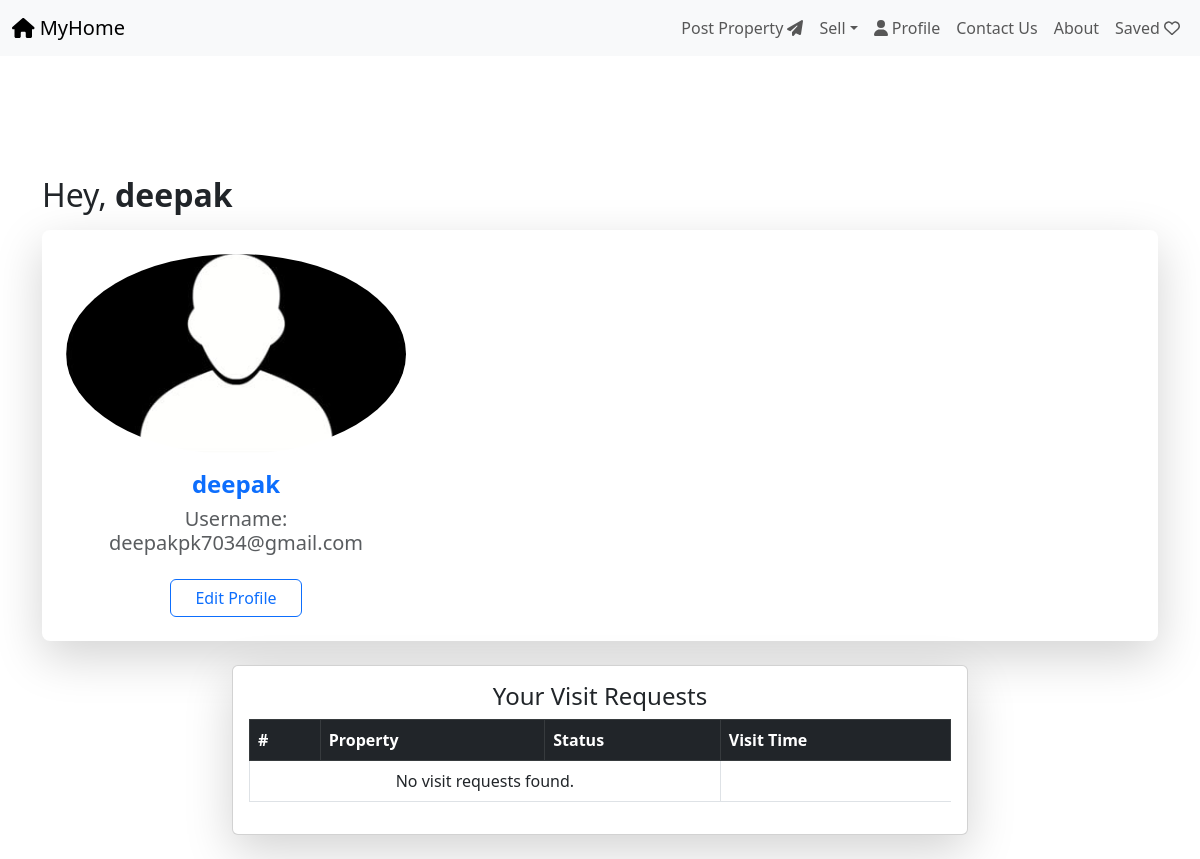
The app's page /profile (signed in), older data.
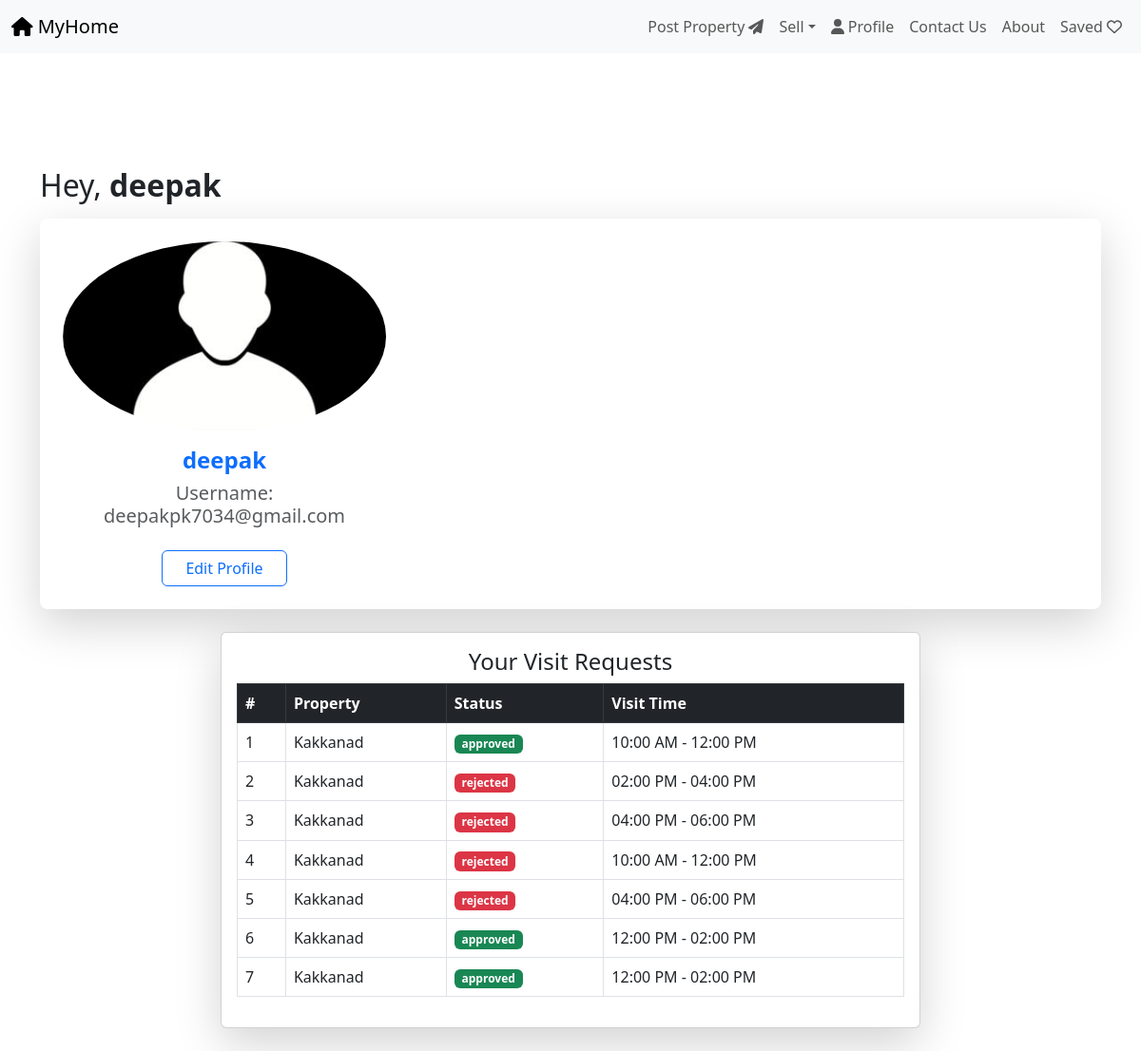
The same page, newer data.
### app/models.py (models this page shows, shortened)
class VisitRequest(models.Model):
    STATUS_CHOICES = [
        ('pending', 'Pending'),
        ('approved', 'Approved'),
        ('rejected', 'Rejected'),
    ]
    house = models.ForeignKey(House, on_delete=models.CASCADE, related_name="visit_requests")
    user = models.ForeignKey(User, on_delete=models.CASCADE, blank=True, null=True)
    user_name = models.CharField(max_length=255)
    phone_number = models.CharField(max_length=15)
    time_slot = models.CharField(max_length=50)
    requested_at = models.DateTimeField(auto_now_add=True)
    status = models.CharField(max_length=10, choices=STATUS_CHOICES, default='pending')

class House(models.Model):
    PROPERTY_TYPES = [
        ('apartment', 'Apartment'),
        ('flat', 'Flat'),
        ('house', 'House'),
        ('pg', 'PG'),
    ]
    BHK_CHOICES = [
        ('1RK', '1 RK'),
        ('1BHK', '1 BHK'),
        ('2BHK', '2 BHK'),
        ('3BHK', '3 BHK'),
        ('4BHK', '4 BHK'),
    ]
    PREFERRED_TENANTS = [
        ('boys', 'Boys'),
        ('girls', 'Girls'),
        ('couples', 'Couples'),
        ('family', 'Family'),
        ('mixed', 'Mixed'),
        ('unmarried_couples', 'Unmarried Couples'),
    ]
    LOOKING_FOR_CHOICES = [
        ('students', 'Students'),
        ('working_professionals', 'Working Professionals'),
        ('family', 'Family'),
    ]
    title = models.CharField(max_length=200)
    description = models.TextField()
    price = models.DecimalField(max_digits=10, decimal_places=2)
    security_deposit = models.DecimalField(max_digits=10, decimal_places=2, default=0)
    location = models.CharField(max_length=200)
    image = models.ImageField(blank=True, null=True)
    property_type = models.CharField(max_length=20, choices=PROPERTY_TYPES)
    bhk_type = models.CharField(max_length=10, choices=BHK_CHOICES, default='1RK')
    preferred_tenants = models.CharField(max_length=20, choices=PREFERRED_TENANTS)
    looking_for = models.CharField(max_length=30, choices=LOOKING_FOR_CHOICES)
    bedrooms = models.PositiveIntegerField(default=1)
    bathrooms = models.PositiveIntegerField(default=1)
    furnishing = models.CharField(max_length=50, choices=[('semi-furnished', 'Semi-Furnished'), ('fully-furnished', 'Fully-Furnished'), ('unfurnished', 'Unfurnished')])
    rating = models.FloatField(default=0.0)
    available_from = models.DateField()

### app/views.py (the view)
# urls.py: path('profile',views.profile),
def profile(req):
    if 'user' in req.session:
        visit_requests = VisitRequest.objects.filter(user=req.user).order_by('-id')  # Fetch user's visit requests
        return render(req,'user/profile.html', {'visit_requests': visit_requests})
    else:
        return redirect(rent_login)

### template/user/profile.html (shortened to what this page needs)
<!DOCTYPE html>
<html lang="en">
<head>
   {% load static %}
    <link rel="stylesheet" href="{% static 'css/user.css' %}">
    <link href="https://cdn.jsdelivr.net/npm/bootstrap@5.3.0/dist/css/bootstrap.min.css" rel="stylesheet">
    <link rel="stylesheet" href="https://cdnjs.cloudflare.com/ajax/libs/font-awesome/6.5.1/css/all.min.css">
</head>
<body>
   <header class="header">
      <nav class="navbar navbar-expand-lg navbar-light bg-light">
         <div class="container-fluid">
               <a class="navbar-brand" href="../"><i class="fas fa-house"></i> MyHome</a>
               <div class="collapse navbar-collapse" id="navbarNav">
                  <ul class="navbar-nav ms-auto">
                     <li class="nav-item"><a class="nav-link" href="#">Post Property <i class="fas fa-paper-plane"></i></a></li>
                     <li class="nav-item dropdown">
                           <a class="nav-link dropdown-toggle" href="#" id="sellDropdown" role="button" data-bs-toggle="dropdown">Sell</a>
                     </li>
                     <li class="nav-item">
                        <a class="nav-link" href="profile" id="profileDropdown">
                            <i class="fa-solid fa-user"></i> Profile
                        </a>
                    </li>
                     <li class="nav-item"><a class="nav-link" href="#">Contact Us</a></li>
                     <li class="nav-item"><a class="nav-link" href="#">About</i></a></li>
                     <li class="nav-item"><a class="nav-link" href="#">Saved <i class="far fa-heart"></i></a></li>
                  </ul>
               </div>
         </div>
      </nav>
   </header>
   <div class="container mt-5 pt-5">
    <h2 class="mt-4 mb-3">Hey, <span class="fw-bold">{{ user.first_name }}</span></h2>
    <div class="card shadow-lg p-4 border-0 rounded-3">
        <div class="row align-items-center">
            <div class="col-md-4 text-center">
                <img src="{% static 'img/profile_avatar.jpg' %}" class="img-fluid rounded-circle mb-3" alt="User Profile">
                <h4 class="fw-bold text-primary">{{ user.first_name }}</h4>
                <h5 class="text-muted">Username: <span class="fw-light">{{ user.username }}</span></h5>
                <button id="editProfileBtn" class="btn btn-outline-primary mt-3 px-4">Edit Profile</button>
            </div>
        </div>
    </div>
</div>
   <div class="container mt-4">
    <div class="row">
       <div class="col-md-8 offset-md-2">
          <div class="card shadow-lg p-3 mb-4">
             <h4 class="card-title text-center">Your Visit Requests</h4>
             <table class="table table-bordered table-hover">
                <thead class="table-dark">
                   <tr>
                      <th>#</th>
                      <th>Property</th>
                      <th>Status</th>
                      <th>Visit Time</th>
                   </tr>
                </thead>
                <tbody>
                   {% for request in visit_requests %}
                   <tr>
                      <td>{{ forloop.counter }}</td>
                      <td>{{ request.house.title }}</td>
                      <td>
                         <span class="badge {% if request.status == 'approved' %}bg-success{% elif request.status == 'pending' %}bg-warning{% else %}bg-danger{% endif %}">
                            {{ request.status }}
                         </span>
                      </td>
                      <td>{{ request.time_slot }}</td>
                   </tr>
                   {% empty %}
                   <tr>
                      <td colspan="3" class="text-center">No visit requests found.</td>
                   </tr>
                   {% endfor %}
                </tbody>
             </table>
          </div>
       </div>
    </div>
 </div>
</body>
</html>

Row changes from the older to the newer data that the page shows:
added VisitRequest: house "Kakkanad", status "approved", time_slot "10:00 AM - 12:00 PM"
added VisitRequest: house "Kakkanad", status "rejected", time_slot "02:00 PM - 04:00 PM"
added VisitRequest: house "Kakkanad", status "rejected", time_slot "04:00 PM - 06:00 PM"
added VisitRequest: house "Kakkanad", status "rejected", time_slot "10:00 AM - 12:00 PM"
added VisitRequest: house "Kakkanad", status "rejected", time_slot "04:00 PM - 06:00 PM"
added VisitRequest: house "Kakkanad", status "approved", time_slot "12:00 PM - 02:00 PM"
added VisitRequest: house "Kakkanad", status "approved", time_slot "12:00 PM - 02:00 PM"
Text that changed along with them:
text no longer shown: "No visit requests found."
